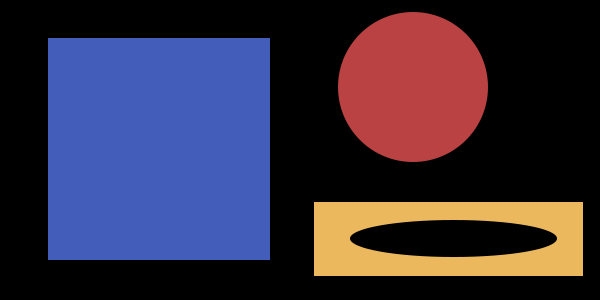
#> input picture aulas/vision/db_aulas/Imagens/basic_shapes.png, 600 x 300 px, found by its file name
$ python detect_bordas.py   (older library calls are emulated)
#> lines starting #> are read from the running program, lines starting #| are printed output that depends on the picture; after the words box and inside, x2 and y2 are one past the last pixel; in counts of white or black regions, pixels touching at a corner belong together
import os

import cv2
import numpy as np

import pylab as plt

path = os.getcwd() + os.sep
png = path + '../db_images/png/captcha.png'
jpeg = path + '../db_images/jpeg/captcha.jpeg'
path_images = [png, jpeg]

test = path + '../db_aulas/Imagens/basic_shapes.png'

img = cv2.imread(test)
#> img is the input picture: shape (300, 600, 3); mean B, G, R 64.6, 46.4, 54.5
gray = cv2.cvtColor(img, cv2.COLOR_BGR2GRAY)
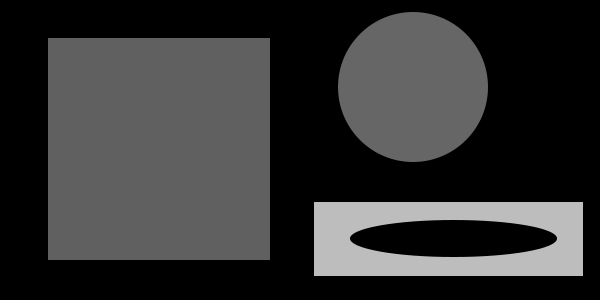
#> gray: shape (300, 600); min 0, max 189, mean 50.9
cv2.imshow('Original', img)
cv2.waitKey(0)

(_, cnts, hierarquia) = cv2.findContours(gray,
                                         cv2.RETR_EXTERNAL,
                                         cv2.CHAIN_APPROX_SIMPLE)
#> cnts = 3 contours; box (x1, y1, x2, y2) and area: (48, 38, 270, 260) 48841, (314, 202, 583, 276) 19564, (338, 12, 488, 162) 17687

print('found {} countours'.format(len(cnts)))
#| found 3 countours

clone = img.copy()
cv2.drawContours(clone, cnts, -1, (0,255,0), 2)
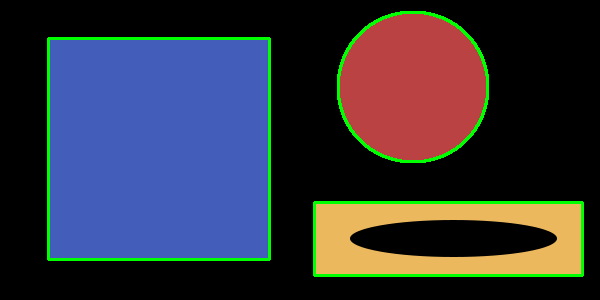
#> clone: shape (300, 600, 3); 3.5% of pixels changed, all inside (x1, y1, x2, y2) = (47, 11, 584, 277)
cv2.imshow('All contours', clone)
cv2.waitKey(0)

clone = img.copy()
for i in range(len(cnts)):
    print('Desenhado cotorno {}'.format(i))

    cv2.drawContours(clone, cnts, i, (0,255,0), 2)
    cv2.imshow("Contorno único", clone)
    cv2.waitKey(0)
#> this loop made 3 passes
#| Desenhado cotorno 0
#| Desenhado cotorno 1
#| Desenhado cotorno 2

clone = img.copy()
for i, c in enumerate(cnts):
    print('Mask and Image {}'.format(i+1))

    mask = np.zeros(gray.shape, dtype='uint8')
    cv2.drawContours(mask, [c], -1, 255, -1)

    cv2.imshow('Image', img)
    cv2.imshow('Mask', mask)
    cv2.imshow('Image + Mask', cv2.bitwise_and(clone, clone, mask=mask))
    cv2.waitKey(0)
#> this loop made 3 passes
#> c on passes 1 to 2: [[314, 202], [314, 275], [582, 275], [582, 202]], [[48, 38], [48, 259], [269, 259], [269, 38]]
#| Mask and Image 1
#| Mask and Image 2
#| Mask and Image 3
#> pass 1, `cv2.imshow('Mask', mask)`:
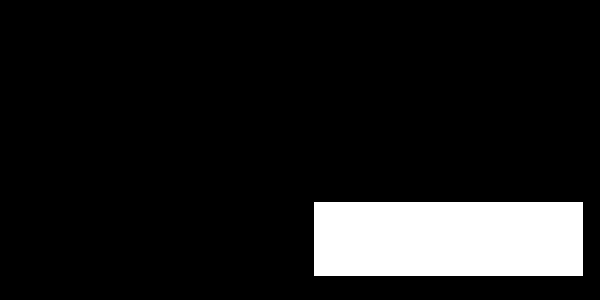
#> window 'Mask': shape (300, 600); 11.1% white; 1 white region, box (x1, y1, x2, y2) and area: (314, 202, 583, 276) 19906
#> pass 1, `cv2.imshow('Image + Mask', cv2.bitwise_and(clone, clone, mask=mask))`:
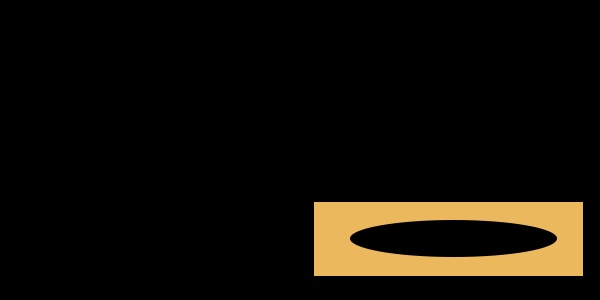
#> window 'Image + Mask': shape (300, 600, 3); mean B, G, R 7.2, 14.2, 18.2
#> after the loop:
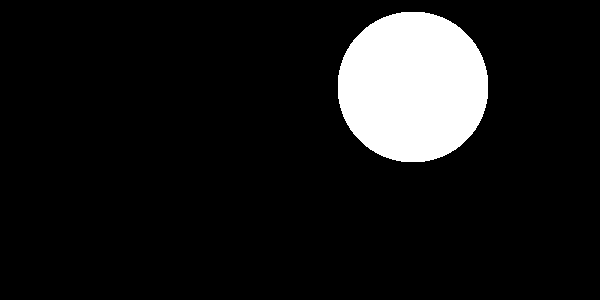
#> mask: shape (300, 600); 9.9% white; 1 white region, box (x1, y1, x2, y2) and area: (338, 12, 488, 162) 17900

clone = img.copy()
for i, c in enumerate(cnts):
    print('Retangulo {}'.format(i+1))

    (x, y, w, h) = cv2.boundingRect(c)
    cv2.rectangle(clone, (x,y), (x+w,y+h), (0,255,0), 2)

    cv2.imshow('Bounding Boxes', clone)
    cv2.waitKey(0)
#> this loop made 3 passes
#> (c, x, y, w, h) on passes 1 to 2: ([[314, 202], [314, 275], [582, 275], [582, 202]], 314, 202, 269, 74), ([[48, 38], [48, 259], [269, 259], [269, 38]], 48, 38, 222, 222)
#> (x, y, w, h) on pass 3: (338, 12, 150, 150)
#| Retangulo 1
#| Retangulo 2
#| Retangulo 3
#> pass 1, `cv2.imshow('Bounding Boxes', clone)`:
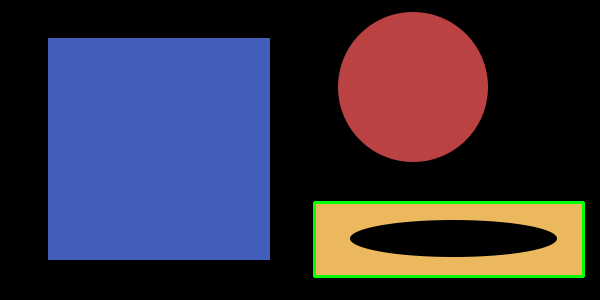
#> window 'Bounding Boxes': shape (300, 600, 3); mean B, G, R 64.1, 48.3, 53.2
#> after the loop:
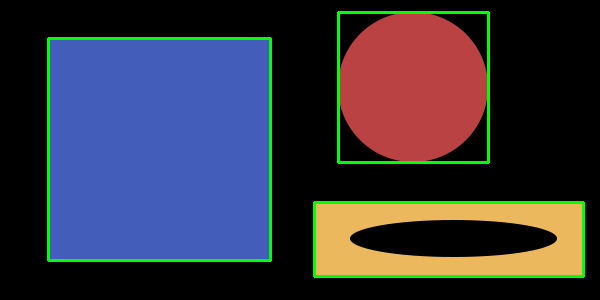
#> clone: shape (300, 600, 3); 3.62% of pixels changed, all inside (x1, y1, x2, y2) = (47, 11, 585, 278)
